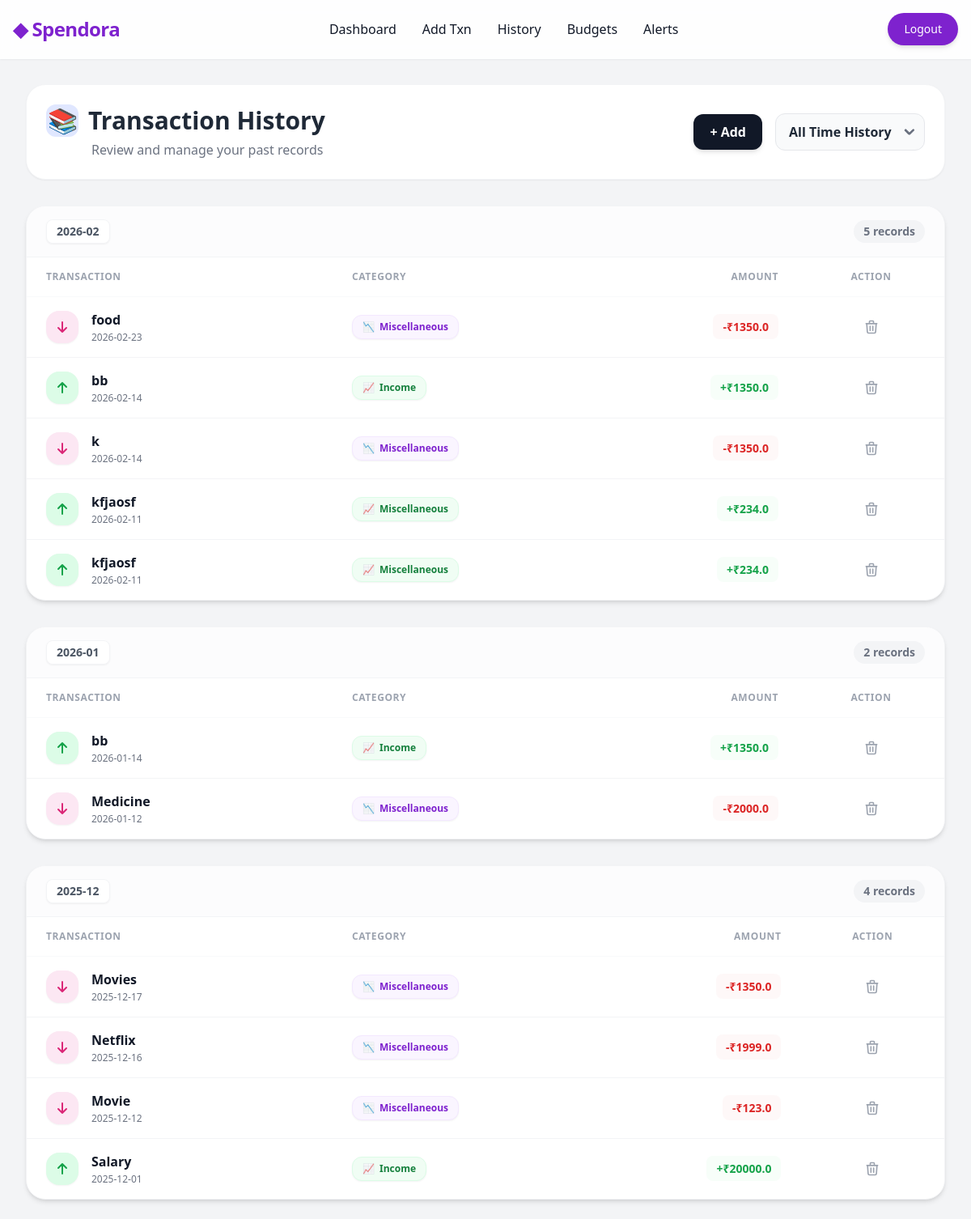
/transactions/history (signed in), run on an earlier commit of the app's database.
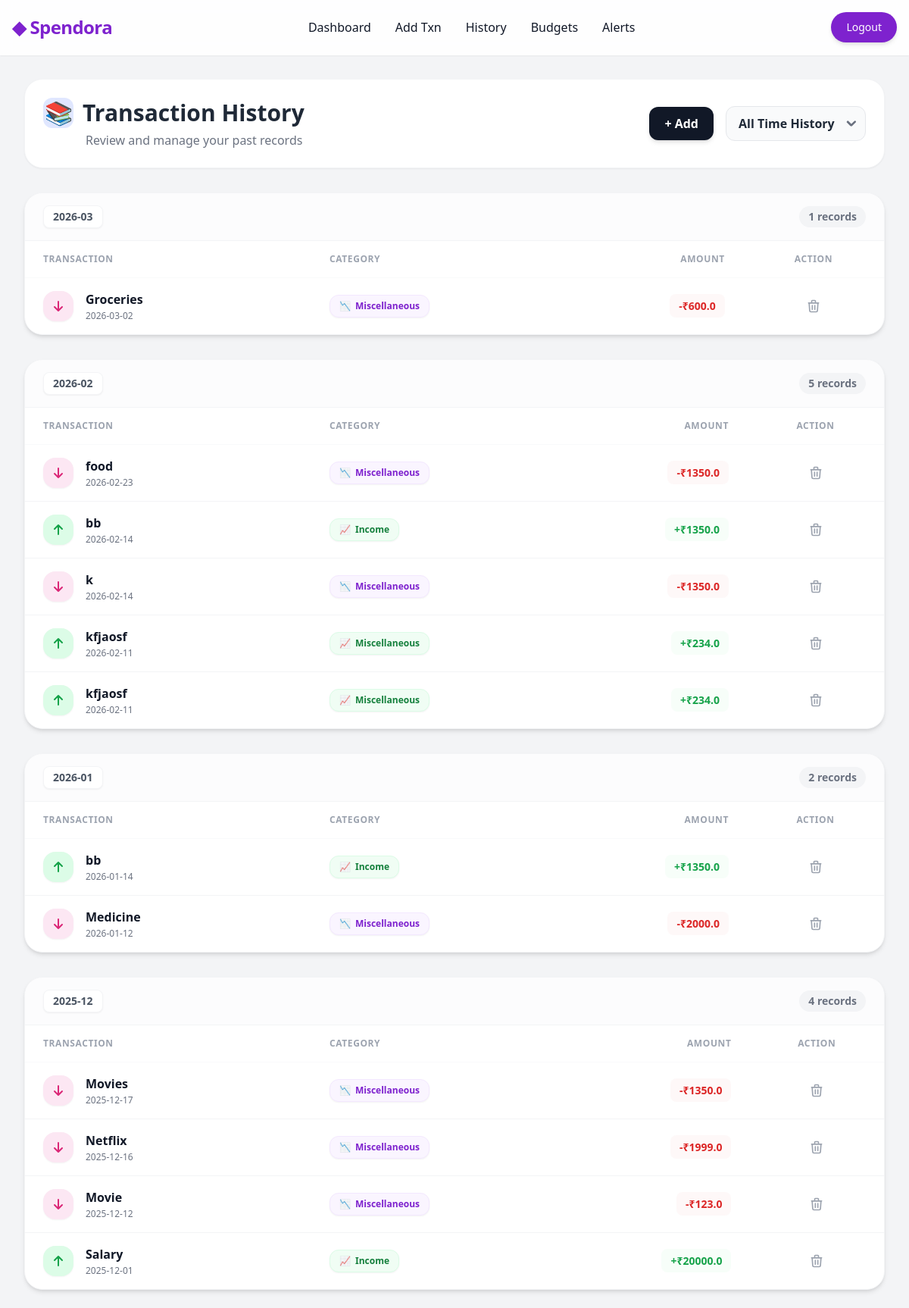
And on a later commit of the database.
### tables this page shows
CREATE TABLE transactions (
    id INTEGER PRIMARY KEY AUTOINCREMENT,
    user_id INTEGER NOT NULL,
    amount REAL NOT NULL,
    description TEXT,
    category TEXT,
    date DATE NOT NULL,
    is_auto_tagged INTEGER DEFAULT 0,
    created_at TIMESTAMP DEFAULT CURRENT_TIMESTAMP,
    FOREIGN KEY (user_id) REFERENCES users(id)
);

### routes/transaction_routes.py (the view)
@transaction_bp.route('/transactions/history')
def history():
    if 'user_id' not in session:
        return redirect(url_for('auth.login'))
    user_id = session['user_id']
    selected_month = request.args.get('month', None)
    transactions_by_month = get_transactions_by_month(user_id, selected_month)
    all_months = get_all_transaction_months(user_id)
    monthly_expenses = get_expense_by_month_and_category(user_id, selected_month)
    monthly_summary = None
    if selected_month:
        monthly_summary = get_monthly_summary(user_id, selected_month)
    return render_template(
        'history.html',
        transactions_by_month=transactions_by_month,
        monthly_expenses=monthly_expenses,
        all_months=all_months,
        selected_month=selected_month,
        monthly_summary=monthly_summary
    )

### models/transaction_model.py (called while the page is built)
def get_db_connection():
    conn = sqlite3.connect(DATABASE_PATH)
    conn.row_factory = sqlite3.Row
    return conn

def get_all_transaction_months(user_id):
    conn = get_db_connection()
    rows = conn.execute("""
        SELECT DISTINCT strftime('%Y-%m', date) as month
        FROM transactions
        WHERE user_id = ?
        ORDER BY month DESC
    """, (user_id,)).fetchall()
    conn.close()
    return [row["month"] for row in rows]

def get_transactions_by_month(user_id, month=None):
    from collections import OrderedDict
    conn = get_db_connection()
    if month:
        rows = conn.execute("""
            SELECT * FROM transactions
            WHERE user_id = ? AND strftime('%Y-%m', date) = ?
            ORDER BY date DESC
        """, (user_id, month)).fetchall()
    else:
        rows = conn.execute("""
            SELECT * FROM transactions
            WHERE user_id = ?
            ORDER BY date DESC
        """, (user_id,)).fetchall()
    conn.close()
    grouped = OrderedDict()
    for row in rows:
        row_month = row['date'][:7]  # Assuming format YYYY-MM-DD
        if row_month not in grouped:
            grouped[row_month] = []
        grouped[row_month].append(dict(row))
    return grouped

### templates/transactions/history.html (shortened to what this page needs)
{% extends "base.html" %}
{% block content %}
<div class="py-6 space-y-8">
    <div class="flex flex-col md:flex-row justify-between items-center bg-white p-6 rounded-3xl shadow-sm border border-gray-100 gap-4">
        <div>
            <h1 class="text-3xl font-black text-gray-800 flex items-center">
                <span class="bg-indigo-100 text-indigo-600 p-2 rounded-xl mr-3 h-10 w-10 flex items-center justify-center">📚</span>
                Transaction History
            </h1>
            <p class="text-gray-500 font-medium mt-1 md:ml-14">Review and manage your past records</p>
        </div>
        <div class="flex items-center gap-4 w-full md:w-auto">
            <a href="{{ url_for('transaction.add_transaction_route') }}" class="hidden md:flex bg-gray-900 text-white font-bold py-2.5 px-5 rounded-xl hover:bg-gray-800 transition-colors shadow-md items-center">
                <span>+ Add</span>
            </a>
            <form method="GET" class="w-full md:w-auto relative">
                <select name="month" class="w-full appearance-none bg-gray-50 border border-gray-200 text-gray-800 font-semibold rounded-xl pl-4 pr-10 py-2.5 focus:ring-2 focus:ring-purple-500 focus:border-purple-500 outline-none cursor-pointer" onchange="this.form.submit();">
                    <option value="">All Time History</option>
                </select>
                <div class="pointer-events-none absolute inset-y-0 right-0 flex items-center px-3 text-gray-500">
                </div>
            </form>
        </div>
    </div>
    <div class="space-y-8">
        {% if transactions_by_month %}
            {% for month, txns in transactions_by_month.items() %}
            <div class="bg-white rounded-3xl shadow-md border border-gray-100 overflow-hidden">
                <div class="px-6 py-4 bg-gray-50/50 border-b border-gray-100 flex items-center justify-between">
                    <h3 class="text-xl font-bold text-gray-800 flex items-center">
                        <span class="bg-white text-gray-600 shadow-sm border border-gray-100 px-3 py-1 rounded-lg mr-3 text-sm">{{ month }}</span>
                    </h3>
                    <span class="text-sm font-semibold text-gray-500 bg-gray-100 px-3 py-1 rounded-full">{{ txns|length }} records</span>
                </div>
                <div class="overflow-x-auto">
                    <table class="w-full text-sm text-left text-gray-600 min-w-[600px]">
                        <thead class="text-xs text-gray-400 uppercase bg-white border-b border-gray-50">
                            <tr>
                                <th scope="col" class="px-6 py-4 font-semibold tracking-wider w-1/3">Transaction</th>
                                <th scope="col" class="px-6 py-4 font-semibold tracking-wider">Category</th>
                                <th scope="col" class="px-6 py-4 font-semibold tracking-wider text-right">Amount</th>
                                <th scope="col" class="px-6 py-4 font-semibold tracking-wider text-center">Action</th>
                            </tr>
                        </thead>
                        <tbody class="divide-y divide-gray-100">
                            {% for txn in txns %}
                            <tr class="hover:bg-purple-50/30 transition-colors duration-200">
                                <td class="px-6 py-4">
                                    <div class="flex items-center">
                                        <div class="w-10 h-10 rounded-2xl flex items-center justify-center mr-4 shadow-sm
                                            {% if txn['amount'] > 0 %}bg-green-100 text-green-600{% else %}bg-pink-100 text-pink-600{% endif %}">
                                            {% if txn['amount'] > 0 %}
                                                <svg class="w-6 h-6" fill="none" stroke="currentColor" viewBox="0 0 24 24" xmlns="http://www.w3.org/2000/svg"><path stroke-linecap="round" stroke-linejoin="round" stroke-width="2" d="M7 11l5-5m0 0l5 5m-5-5v12"></path></svg>
                                            {% else %}
                                                <svg class="w-6 h-6" fill="none" stroke="currentColor" viewBox="0 0 24 24" xmlns="http://www.w3.org/2000/svg"><path stroke-linecap="round" stroke-linejoin="round" stroke-width="2" d="M17 13l-5 5m0 0l-5-5m5 5V6"></path></svg>
                                            {% endif %}
                                        </div>
                                        <div>
                                            <p class="font-bold text-gray-900 text-base">{{ txn['description'] }}</p>
                                            <p class="text-xs text-gray-500 mt-0.5">{{ txn['date'] }}</p>
                                        </div>
                                    </div>
                                </td>
                                <td class="px-6 py-4">
                                    <span class="px-3 py-1.5 rounded-xl text-xs font-bold border {% if txn['amount'] > 0 %}bg-green-50 text-green-700 border-green-100{% else %}bg-purple-50 text-purple-700 border-purple-100{% endif %} whitespace-nowrap shadow-sm inline-flex items-center">
                                        {% if txn['amount'] > 0 %}📈{% else %}📉{% endif %} <span class="ml-1.5">{{ txn['category'] }}</span>
                                    </span>
                                </td>
                                <td class="px-6 py-4 text-right whitespace-nowrap">
                                    {% if txn['amount'] >= 0 %}
                                    <span class="text-green-600 font-bold bg-green-50/50 px-3 py-1.5 rounded-lg">+₹{{ txn['amount'] }}</span>
                                    {% else %}
                                    <span class="text-red-600 font-bold bg-red-50/50 px-3 py-1.5 rounded-lg">-₹{{ txn['amount'] | abs }}</span>
                                    {% endif %}
                                </td>
                                <td class="px-6 py-4 text-center">
                                    <a href="{{ url_for('transaction.delete', txn_id=txn['id']) }}" onclick="return confirm('Are you sure you want to permanently delete this transaction?');" class="text-gray-400 hover:text-red-500 transition-colors bg-white hover:bg-red-50 border border-transparent hover:border-red-100 p-2 rounded-lg inline-flex" title="Delete">
                                        <svg class="w-5 h-5" fill="none" stroke="currentColor" viewBox="0 0 24 24"><path stroke-linecap="round" stroke-linejoin="round" stroke-width="2" d="M19 7l-.867 12.142A2 2 0 0116.138 21H7.862a2 2 0 01-1.995-1.858L5 7m5 4v6m4-6v6m1-10V4a1 1 0 00-1-1h-4a1 1 0 00-1 1v3M4 7h16"></path></svg>
                                    </a>
                                </td>
                            </tr>
                            {% endfor %}
                        </tbody>
                    </table>
                </div>
            </div>
            {% endfor %}
        {% endif %}
    </div>
</div>
{% endblock %}

### templates/base.html (shortened to what this page needs)
<!DOCTYPE html>
<html lang="en">
<head>
    <script src="https://cdn.tailwindcss.com"></script>
    <link href="https://cdnjs.cloudflare.com/ajax/libs/flowbite/2.2.1/flowbite.min.css" rel="stylesheet" />
</head>
<body class="text-gray-800 antialiased flex flex-col min-h-screen">
    {% if session.get('user_id') %}
    <nav class="glass-nav fixed w-full z-50 top-0 start-0 shadow-sm">
        <div class="max-w-screen-xl flex flex-wrap items-center justify-between mx-auto p-4">
            <a href="{{ url_for('dashboard.index') }}" class="flex items-center space-x-3 rtl:space-x-reverse">
                <span class="self-center text-2xl font-bold whitespace-nowrap text-purple-700 tracking-tight">◆
                    Spendora</span>
            </a>
            <div class="flex md:order-2 space-x-3 md:space-x-0 rtl:space-x-reverse">
                <a href="{{ url_for('auth.logout') }}"
                    class="text-white bg-purple-700 hover:bg-purple-800 focus:ring-4 focus:outline-none focus:ring-purple-300 font-medium rounded-full text-sm px-5 py-2.5 text-center transition-all shadow-md">
                    Logout
                </a>
            </div>
            <div class="items-center justify-between hidden w-full md:flex md:w-auto md:order-1" id="navbar-sticky">
                <ul
                    class="flex flex-col p-4 md:p-0 mt-4 font-medium border border-gray-100 rounded-lg bg-gray-50 md:space-x-8 rtl:space-x-reverse md:flex-row md:mt-0 md:border-0 md:bg-transparent">
                    <li>
                        <a href="{{ url_for('dashboard.index') }}"
                            class="block py-2 px-3 text-gray-900 rounded hover:bg-gray-100 md:hover:bg-transparent md:hover:text-purple-700 md:p-0 transition-colors">Dashboard</a>
                    </li>
                    <li>
                        <a href="{{ url_for('transaction.add_transaction_route') }}"
                            class="block py-2 px-3 text-gray-900 rounded hover:bg-gray-100 md:hover:bg-transparent md:hover:text-purple-700 md:p-0 transition-colors">Add
                            Txn</a>
                    </li>
                    <li>
                        <a href="{{ url_for('transaction.history') }}"
                            class="block py-2 px-3 text-gray-900 rounded hover:bg-gray-100 md:hover:bg-transparent md:hover:text-purple-700 md:p-0 transition-colors">History</a>
                    </li>
                    <li>
                        <a href="{{ url_for('budget.view_budgets') }}"
                            class="block py-2 px-3 text-gray-900 rounded hover:bg-gray-100 md:hover:bg-transparent md:hover:text-purple-700 md:p-0 transition-colors">Budgets</a>
                    </li>
                    <li>
                        <a href="{{ url_for('budget.view_alerts') }}"
                            class="block py-2 px-3 text-gray-900 rounded hover:bg-gray-100 md:hover:bg-transparent md:hover:text-purple-700 md:p-0 transition-colors relative">
                            Alerts
                        </a>
                    </li>
                </ul>
            </div>
        </div>
    </nav>
    {% endif %}
    <main class="flex-1 {% if session.get('user_id') %}mt-20 px-4 md:px-8 max-w-screen-2xl mx-auto w-full{% endif %}">
        {% block content %}{% endblock %}
    </main>
</body>
</html>

### templates/base.html (style rules this page uses)
body { background-color: #f3f4f6; }
.glass-nav { background: rgba(255, 255, 255, 0.9); backdrop-filter: blur(10px); border-bottom: 1px solid rgba(255, 255, 255, 0.2); }

What changed in the data, as far as the page shows it:
added transactions: description "Groceries", date "2026-03-02", category "Miscellaneous", amount|abs "600.0", shown under "2026-03"
Also different on the page:
new list line: "2026-03 1 records TRANSACTION CATEGORY AMOUNT ACTION"
